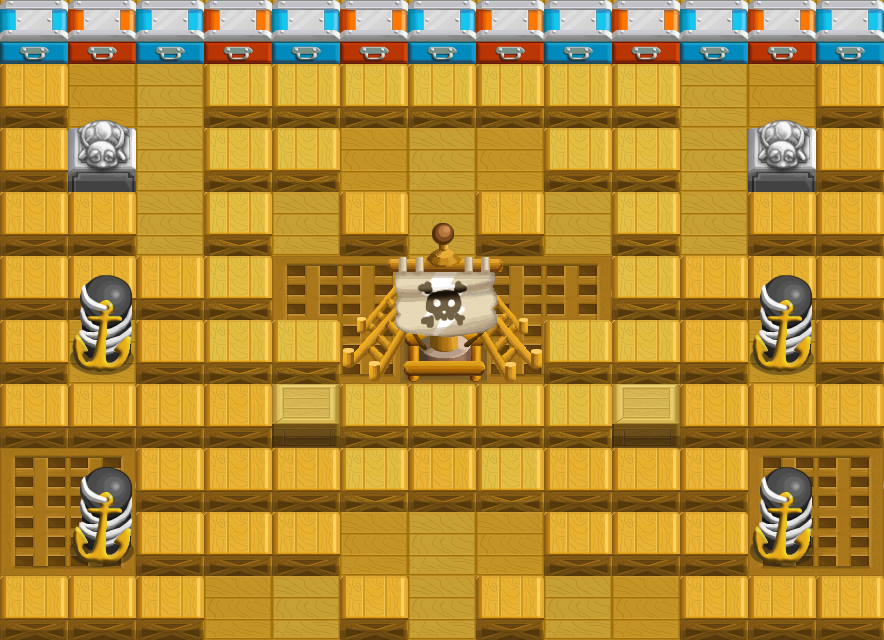

The image is a tile-based game level rendered from a .tmx file. Its description and source (layers, tilesets, objects; grid data summarised) follow:
An orthogonal 13x10 tile map with 68x64 px tiles, 4 tile layers (bg, object, block, fg) and 8 objects (npc62, birthpoint, proprate, npc6, npc61).

<map version="1.0" orientation="orthogonal" width="13" height="10" tilewidth="68" tileheight="64">
 <tileset firstgid="1" name="haidao" tilewidth="68" tileheight="64">
  <image source="haidao.png" width="340" height="512" />
  <tile id="2">
   <properties>
    <property name="block" value="1" />
    <property name="move" value="1" />
    <property name="shadow" value="1" />
   </properties>
  </tile>
  <tile id="3">
   <properties>
    <property name="block" value="1" />
    <property name="shadow" value="1" />
   </properties>
  </tile>
  <tile id="4">
   <properties>
    <property name="block" value="1" />
    <property name="shadow" value="1" />
   </properties>
  </tile>
  <tile id="11">
   <properties>
    <property name="block" value="1" />
   </properties>
  </tile>
  <tile id="12">
   <properties>
    <property name="block" value="1" />
   </properties>
  </tile>
  <tile id="13">
   <properties>
    <property name="block" value="1" />
   </properties>
  </tile>
  <tile id="14">
   <properties>
    <property name="block" value="1" />
   </properties>
  </tile>
  <tile id="17">
   <properties>
    <property name="block" value="1" />
   </properties>
  </tile>
  <tile id="18">
   <properties>
    <property name="block" value="1" />
   </properties>
  </tile>
  <tile id="19">
   <properties>
    <property name="block" value="1" />
   </properties>
  </tile>
  <tile id="35">
   <properties>
    <property name="block" value="1" />
   </properties>
  </tile>
  <tile id="36">
   <properties>
    <property name="block" value="1" />
   </properties>
  </tile>
  <tile id="37">
   <properties>
    <property name="block" value="1" />
   </properties>
  </tile>
 </tileset>
 <layer name="bg" width="13" height="10">
  <data>[130 cells, 130 non-empty, 6 distinct tile ids]</data>
 </layer>
 <layer name="object" width="13" height="10">
  <data>[130 cells, 75 non-empty, 3 distinct tile ids]</data>
 </layer>
 <layer name="block" width="13" height="10">
  <data>[130 cells, 22 non-empty, 7 distinct tile ids]</data>
 </layer>
 <layer name="fg" width="13" height="10">
  <data>[130 cells, 10 non-empty, 6 distinct tile ids]</data>
 </layer>
 <objectgroup name="property" width="13" height="10">
  <object name="npc62" x="842" y="549">
   <properties>
    <property name="playertype" value="npc6" />
   </properties>
  </object>
  <object x="1111" y="367" width="1" />
  <object name="birthpoint" x="104" y="98">
   <properties>
    <property name="playertype" value="player" />
   </properties>
  </object>
  <object name="proprate" x="295" y="85" width="22" height="21">
   <properties>
    <property name="rate" value="0.57" />
   </properties>
   <ellipse />
  </object>
  <object name="npc6" x="784" y="96">
   <properties>
    <property name="playertype" value="npc6" />
   </properties>
  </object>
  <object x="1011" y="254" width="1" />
  <object x="997" y="714" width="2" />
  <object name="npc61" x="443" y="536">
   <properties>
    <property name="playertype" value="npc6" />
   </properties>
  </object>
 </objectgroup>
</map>
